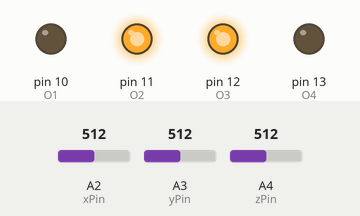
Simulated run of this sketch. Board: Arduino Uno, built with avr-gcc and run on an emulated ATmega328P. Shown: output pins drawn as LEDs (lit = HIGH). The test bench sets the inputs (shaded band); at power-on: A2 (xPin) = 512, A3 (yPin) = 512, A4 (zPin) = 512. Pins used as bus, display or sensor lines are not drawn.

Above: at 1.2 s.
1.3 s: A2 (xPin) set to 419
2.8 s: A2 (xPin) set to 390
At 3.4 s:
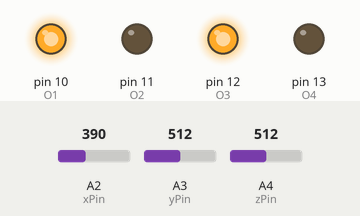
4.3 s: A3 (yPin) set to 411
5.8 s: A3 (yPin) set to 388
At 6.8 s:
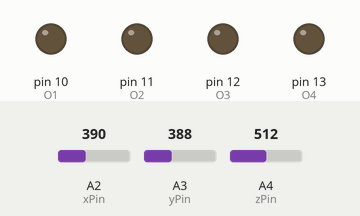
7.3 s: A3 (yPin) set to 357
8.8 s: A3 (yPin) set to 329
At 9.1 s:
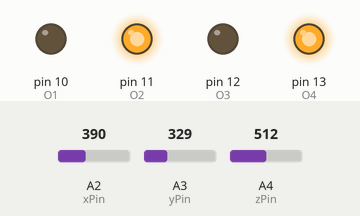
Timing chart, 0 to 11.3 s (numbered marks = the images above; inputs shaded):
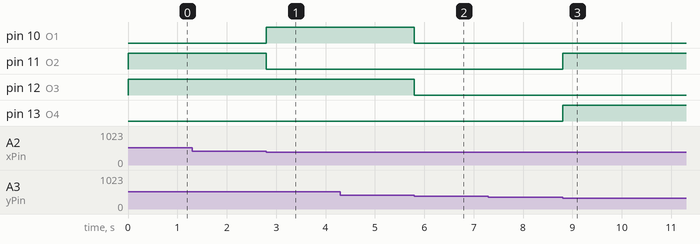

Measured:
- the behaviour switches between 401 and 400 on A2 (xPin) (found by bisection; images 0 and 1)
- the behaviour switches between 401 and 400 on A3 (yPin) (found by bisection; images 1 and 2)
- the behaviour switches between 340 and 339 on A3 (yPin) (found by bisection; images 2 and 3)
- after the input at 1.3 s, every drawn part: stays the same
- after the input at 2.8 s, pin 10 (O1): LOW → HIGH at once; pin 11 (O2): HIGH → LOW at once
- after the input at 4.3 s, every drawn part: stays the same
- after the input at 5.8 s, pin 10 (O1), pin 12 (O3): HIGH → LOW at once
- after the input at 7.3 s, every drawn part: stays the same
- after the input at 8.8 s, pin 11 (O2), pin 13 (O4): LOW → HIGH at once

The sketch:

car.ino
```cpp
//Accelerometer pin config
int VccPin = A1; //Set Analog pin A1 as VCC
int xPin = A2; //X axis input
int yPin = A3; //Y axis input
int zPin = A4; //Z axis input (Not required)
int GNDPin = A5; //Set Analog pin A5 as GND

//Accelerometer output pins config
long x; //Variabe for storing X coordinates
long y; //Variabe for storing Y coordinates
long z; //Variabe for storing Z coordinates

//Encoder pin config
int O1=10,O2=11,O3=12,O4=13; //Output pins to be connected to 10, 11, 12, 13 of Encoder IC

byte debug = 0;   //set to 1 to debug


void setup() {
  if(debug)
    Serial.begin(9600);     //To debug
  pinMode(O1,OUTPUT);
  pinMode(O2,OUTPUT);
  pinMode(O3,OUTPUT);
  pinMode(O4,OUTPUT);
  pinMode(GNDPin, OUTPUT);
  pinMode(VccPin, OUTPUT);

  //Switch on accelerometer
  digitalWrite(GNDPin, LOW);        //Set A5 pin to LOW for GND
  digitalWrite(VccPin, HIGH);       //Set A5 pin to HIGH for Vcc
}

void loop() {
  //analogReference(EXTERNAL);
  x = analogRead(xPin);     //Reads X coordinates
  y = analogRead(yPin);     //Reads Y coordinates
  z = analogRead(zPin);     //Reads Z coordinates (Not Required)

  /*int a, b, c, d;         //To debug
  a = digitalRead(3);       //Connect decoder output to Arduino to check {Encoder -- RF TX/RX -- Decoder}
  b = digitalRead(4);
  c = digitalRead(5);
  d = digitalRead(6);*/
  Serial.println(x);
  Serial.println(y);


  if(x<340)      // Change the value for adjusting sensitivity
    left();
  else if(x>400) // Change the value for adjusting sensitivity
    right();
  else if(y>400) // Change the value for adjusting sensitivity
    forward();
  else if(y<340) // Change the value for adjusting sensitivity
    backward();
  else
    stopcar();

  /*Serial.print("Check : ");           //To debug : to check {Encoder -- RF TX/RX -- Decoder}
  Serial.print(a); Serial.print(" ");
  Serial.print(b); Serial.print(" ");
  Serial.print(c); Serial.print(" ");
  Serial.print(d); Serial.print("\n");*/
}

void stopcar() {
  if(debug) {
    Serial.println("");
    Serial.println("STOP");
  }

  digitalWrite(O1,LOW);     //Send 0000 to motor terminals
  digitalWrite(O2,LOW);     //All motors stop
  digitalWrite(O3,LOW);
  digitalWrite(O4,LOW);
}

void forward() {
  if(debug) {
    Serial.println("");
    Serial.println("Forward");
  }

  digitalWrite(O1,HIGH);    //Send 1010 to motor terminals
  digitalWrite(O2,LOW);     //Turn both motors in opposite directions
  digitalWrite(O3,HIGH);    //Car moves forward
  digitalWrite(O4,LOW);
}

void backward() {
  if(debug) {
    Serial.println("");
    Serial.println("Backward");
  }

  digitalWrite(O1,LOW);     //Send 0101 to motor terminals
  digitalWrite(O2,HIGH);    //Turn both motors in opposite directions
  digitalWrite(O3,LOW);     //Opposite of forward; car moves backward
  digitalWrite(O4,HIGH);
}

void right() {
  if(debug) {
    Serial.println("");
    Serial.println("Left");
}

  digitalWrite(O1,LOW);     //Send 0110 to motor terminals
  digitalWrite(O2,HIGH);    //Turn both motors in same direction
  digitalWrite(O3,HIGH);    //Car turns right (in our circuit)
  digitalWrite(O4,LOW);
}

void left()
{
  if(debug) {
    Serial.println("");
    Serial.println("Right");
  }

  digitalWrite(O1,HIGH);      //Send 1001 to motor terminals
  digitalWrite(O2,LOW);       //Turn both motors in same direction
  digitalWrite(O3,LOW);       //But opposite of right
  digitalWrite(O4,HIGH);      //Car turns left
}
```
